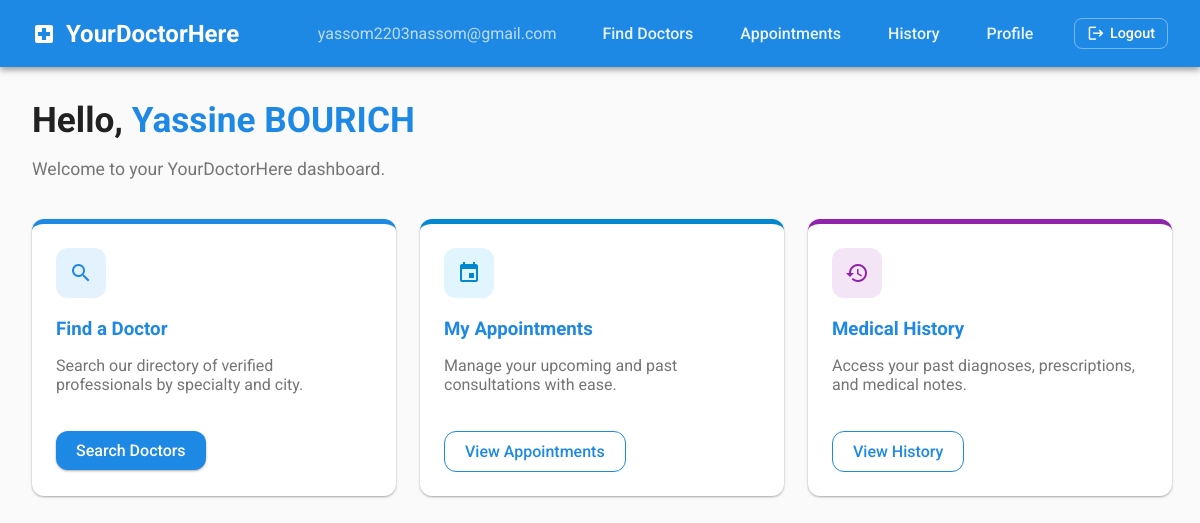
Page / (signed in) on the committed database.
### users/models.py (models this page shows, shortened)
class User(AbstractUser):
    username = None
    email = models.EmailField(unique=True)
    entity = models.CharField(choices=Entity.choices, default=Entity.PATIENT)
    is_active = models.BooleanField(default=True)
    is_email_verified = models.BooleanField(default=False)
    USERNAME_FIELD = 'email'
    REQUIRED_FIELDS = ['entity']
    objects = UserManager()

class BaseProfile(models.Model):
    uuid = models.UUIDField(default=uuid.uuid4, editable=False, unique=True)
    first_name = models.CharField(max_length=50)
    last_name = models.CharField(max_length=50)
    avatar = models.ImageField(upload_to='avatars/%Y/%m', null=True, blank=True)
    Nationality = CountryField(blank_label='(select country)', default='MA')
    tel = models.CharField(max_length=20)
    address = models.TextField()
    class Meta:
        abstract = True

class Patient(BaseProfile):
    user = models.OneToOneField(
        User,
        on_delete=models.CASCADE,
        related_name='patient',
    )
    birth_date = models.DateField(null=True, blank=True)
    gender = models.CharField(max_length=20, choices=Gender.choices, default=None)

### users/views.py (the view)
# urls.py: 2. Add a URL to urlpatterns:  path('', views.home, name='home')
def home(request):
    profile = None
    if request.user.is_authenticated:
        profile = get_profile_of_user_or_404(request.user)
    return render(request, "home.html", {'profile': profile})

### users/utils.py (called while the page is built)
def get_profile_of_user_or_404(user):
    if user.entity == entities.PATIENT:
        profile = Patient.objects.filter(user = user).first()
    elif user.entity == entities.DOCTOR:
        profile = Doctor.objects.filter(user = user).first()
    if profile:
        return profile
    raise Http404("No profile matches the provided user")

### templates/home.html (shortened to what this page needs)
{% extends 'base.html' %}
{% block content %}
<div style="animation: fadeIn 0.6s ease-out forwards;">
    {% if not user.is_authenticated %}
        <div style="text-align: center; padding: 100px 20px; background: linear-gradient(135deg, rgba(30, 136, 229, 0.05), rgba(142, 36, 170, 0.05)); border-radius: 30px; margin-bottom: 50px;">
            <h1 style="color: var(--primary-blue); font-size: 3.5rem; margin-bottom: 20px; font-weight: 800;">Modern Telemedicine<br><span style="color: var(--accent-purple);">Simplified.</span></h1>
            <p style="color: var(--text-secondary); font-size: 1.3rem; max-width: 700px; margin: 0 auto 40px auto; line-height: 1.6;">
                Seamlessly connect with trusted healthcare professionals. Book appointments, manage consultations, and access your medical history—all in one secure platform.
            </p>
            <div style="display: flex; gap: 20px; justify-content: center; flex-wrap: wrap;">
                <a href="{% url 'registration' %}" class="btn btn-primary" style="font-size: 1.2rem; padding: 16px 40px; box-shadow: 0 10px 20px rgba(30, 136, 229, 0.2);">
                    <span class="material-icons">person_add</span> Get Started Now
                </a>
                <a href="{% url 'login' %}" class="btn btn-secondary" style="font-size: 1.2rem; padding: 16px 40px;">
                    <span class="material-icons">login</span> Log In
                </a>
            </div>
        </div>
        <div style="display: grid; grid-template-columns: repeat(auto-fit, minmax(250px, 1fr)); gap: 30px; padding: 40px 0;">
            <div style="text-align: center; padding: 20px;">
                <div style="width: 70px; height: 70px; background: #E3F2FD; border-radius: 20px; display: flex; align-items: center; justify-content: center; margin: 0 auto 20px; color: var(--primary-blue);">
                    <span class="material-icons" style="font-size: 2.5rem;">verified</span>
                </div>
                <h3 style="margin-bottom: 10px;">Verified Doctors</h3>
                <p style="color: var(--text-secondary);">Every professional on our platform goes through a rigorous verification process.</p>
            </div>
            <div style="text-align: center; padding: 20px;">
                <div style="width: 70px; height: 70px; background: #F3E5F5; border-radius: 20px; display: flex; align-items: center; justify-content: center; margin: 0 auto 20px; color: var(--accent-purple);">
                    <span class="material-icons" style="font-size: 2.5rem;">security</span>
                </div>
                <h3 style="margin-bottom: 10px;">Secure Data</h3>
                <p style="color: var(--text-secondary);">Your medical history and personal data are protected with industry-leading encryption.</p>
            </div>
            <div style="text-align: center; padding: 20px;">
                <div style="width: 70px; height: 70px; background: #E8F5E9; border-radius: 20px; display: flex; align-items: center; justify-content: center; margin: 0 auto 20px; color: var(--success-color);">
                    <span class="material-icons" style="font-size: 2.5rem;">speed</span>
                </div>
                <h3 style="margin-bottom: 10px;">Fast Booking</h3>
                <p style="color: var(--text-secondary);">Find a doctor and book your consultation in less than 2 minutes.</p>
            </div>
        </div>
    {% else %}
        <div style="margin-bottom: 40px;">
            <h1 style="font-size: 2.2rem; color: var(--text-primary); margin-bottom: 10px;">Hello, <span style="color: var(--primary-blue);">{{ profile.first_name }} {{ profile.last_name | upper}}</span></h1>
            <p style="color: var(--text-secondary); font-size: 1.1rem;">Welcome to your YourDoctorHere dashboard.</p>
        </div>
        <div class="grid-cards" style="margin-top: 30px;">
            {% if user.entity == 'Patient' %}
                <div class="card" style="border-top: 5px solid var(--primary-blue);">
                    <div style="width: 50px; height: 50px; background: #E3F2FD; border-radius: 12px; display: flex; align-items: center; justify-content: center; margin-bottom: 20px; color: var(--primary-blue);">
                        <span class="material-icons">search</span>
                    </div>
                    <h3 class="card-title">Find a Doctor</h3>
                    <p style="color: var(--text-secondary); margin-bottom: 25px; min-height: 50px;">Search our directory of verified professionals by specialty and city.</p>
                    <a href="{% url 'medical_doctor_directory' %}" class="btn btn-primary">Search Doctors</a>
                </div>
                <div class="card" style="border-top: 5px solid var(--secondary-blue);">
                    <div style="width: 50px; height: 50px; background: #E1F5FE; border-radius: 12px; display: flex; align-items: center; justify-content: center; margin-bottom: 20px; color: var(--secondary-blue);">
                        <span class="material-icons">event</span>
                    </div>
                    <h3 class="card-title">My Appointments</h3>
                    <p style="color: var(--text-secondary); margin-bottom: 25px; min-height: 50px;">Manage your upcoming and past consultations with ease.</p>
                    <a href="{% url 'my_appointments' %}" class="btn btn-secondary">View Appointments</a>
                </div>
                <div class="card" style="border-top: 5px solid var(--accent-purple);">
                    <div style="width: 50px; height: 50px; background: #F3E5F5; border-radius: 12px; display: flex; align-items: center; justify-content: center; margin-bottom: 20px; color: var(--accent-purple);">
                        <span class="material-icons">history</span>
                    </div>
                    <h3 class="card-title">Medical History</h3>
                    <p style="color: var(--text-secondary); margin-bottom: 25px; min-height: 50px;">Access your past diagnoses, prescriptions, and medical notes.</p>
                    <a href="{% url 'my_history' %}" class="btn btn-secondary">View History</a>
                </div>
            {% endif %}
        </div>
    {% endif %}
</div>
{% endblock %}

### templates/base.html (shortened to what this page needs)
{% load static %}
<!DOCTYPE html>
<html lang="en">
<head>
    <link rel="stylesheet" href="{% static 'css/style.css' %}">
</head>
<body>
    <header class="navbar">
        <a href="{% url 'home' %}" class="navbar-brand">
            <span class="material-icons">local_hospital</span>
            YourDoctorHere
        </a>
        <nav class="navbar-nav">
            {% if user.is_authenticated %}
                <span style="color: rgba(255,255,255,0.7); margin-right: 15px;">
                    {{ user.email }}
                </span>
                {% if user.entity == 'Patient' %}
                    <a href="{% url 'medical_doctor_directory' %}">Find Doctors</a>
                    <a href="{% url 'my_appointments' %}">Appointments</a>
                    <a href="{% url 'my_history' %}">History</a>
                    <a href="{% url 'patient_profile' user.patient.uuid %}">Profile</a>
                {% elif user.entity == 'Doctor' %}
                    <a href="{% url 'my_appointments' %}">Appointments</a>
                    <a href="{% url 'my_slots' %}">My Slots</a>
                    <a href="{% url 'my_history' %}">Consultations</a>
                    <a href="{% url 'doctor_profile' user.doctor.uuid %}">Profile</a>
                {% endif %}
                <a href="{% url 'logout' %}" style="margin-left: 10px; font-size: 0.9rem; padding: 6px 12px; border: 1px solid rgba(255,255,255,0.4); color: white; display: flex; align-items: center; gap: 5px; background: none; border-radius: 8px; text-decoration: none; transition: all 0.3s;">
                    <span class="material-icons" style="font-size: 1.1rem;">logout</span> Logout
                </a>
            {% else %}
                <a href="{% url 'login' %}">Login</a>
                <a href="{% url 'registration' %}">Register</a>
            {% endif %}
        </nav>
    </header>
    <main class="container">
        {% block content %}{% endblock %}
    </main>
</body>
</html>

### static/css/style.css (style rules this page uses)
:root { --primary-blue: #1E88E5; --secondary-blue: #0288D1; --accent-purple: #8E24AA; --bg-color: #FAFAFA; --text-primary: #212121; --text-secondary: #757575; --surface-color: #FFFFFF; --border-radius: 12px; --shadow-elevation-1: 0 1px 3px rgba(0,0,0,0.12), 0 1px 2px rgba(0,0,0,0.24); --shadow-elevation-2: 0 3px 6px rgba(0,0,0,0.16), 0 3px 6px rgba(0,0,0,0.23); --shadow-elevation-3: 0 10px 20px rgba(0,0,0,0.19), 0 6px 6px rgba(0,0,0,0.23); --transition-speed: 0.3s; --success-color: #4CAF50; --error-color: #F44336; --info-color: #2196F3; --warning-color: #FF9800; }
body { font-family: 'Roboto', 'Inter', sans-serif; background-color: var(--bg-color); color: var(--text-primary); margin: 0; padding: 0; min-height: 100vh; display: flex; flex-direction: column; }
.navbar { background-color: var(--primary-blue); color: white; box-shadow: var(--shadow-elevation-2); padding: 1rem 2rem; display: flex; justify-content: space-between; align-items: center; }
.navbar-brand { color: white; text-decoration: none; font-size: 1.5rem; font-weight: bold; display: flex; align-items: center; gap: 10px; }
.navbar-nav { display: flex; gap: 15px; align-items: center; }
.navbar-nav a { color: rgba(255, 255, 255, 0.9); text-decoration: none; font-weight: 500; padding: 8px 16px; border-radius: var(--border-radius); transition: background-color var(--transition-speed); }
.container { max-width: 1400px; width: 95%; margin: 0 auto; padding: 2rem; flex-grow: 1; animation: fadeIn 0.4s ease-out forwards; }
h1, h2, h3, h4, h5, h6 { color: var(--text-primary); margin-top: 0; }
a { color: var(--secondary-blue); text-decoration: none; transition: color var(--transition-speed); }
.card { background-color: var(--surface-color); border-radius: var(--border-radius); box-shadow: var(--shadow-elevation-1); padding: 1.5rem; margin-bottom: 1.5rem; transition: box-shadow var(--transition-speed), transform var(--transition-speed); }
.card-title { margin-bottom: 1rem; color: var(--primary-blue); }
.btn { display: inline-flex; align-items: center; justify-content: center; padding: 10px 20px; border: none; border-radius: var(--border-radius); font-weight: 500; cursor: pointer; text-decoration: none; transition: background-color var(--transition-speed), transform 0.1s, box-shadow var(--transition-speed); box-shadow: var(--shadow-elevation-1); gap: 8px; }
.btn-primary { background-color: var(--primary-blue); color: white; }
.btn-secondary { background-color: var(--surface-color); color: var(--primary-blue); border: 1px solid var(--primary-blue); box-shadow: none; }
.grid-cards { display: grid; grid-template-columns: repeat(auto-fill, minmax(300px, 1fr)); gap: 1.5rem; }

### rows in the picture
User: email "yassom2203nassom@gmail.com"
Patient: first_name "Yassine", last_name "BOURICH"
